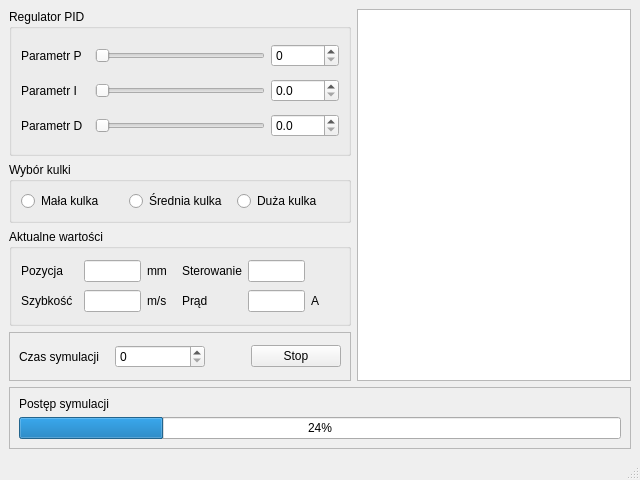
<?xml version="1.0" encoding="UTF-8"?>
<ui version="4.0">
 <class>MainWindow</class>
 <widget class="QMainWindow" name="MainWindow">
  <property name="geometry">
   <rect>
    <x>0</x>
    <y>0</y>
    <width>640</width>
    <height>480</height>
   </rect>
  </property>
  <property name="minimumSize">
   <size>
    <width>640</width>
    <height>480</height>
   </size>
  </property>
  <property name="windowTitle">
   <string>MainWindow</string>
  </property>
  <widget class="QWidget" name="centralwidget">
   <layout class="QGridLayout" name="gridLayout">
    <item row="0" column="0">
     <widget class="QGroupBox" name="groupBoxRegulatorPID">
      <property name="sizePolicy">
       <sizepolicy hsizetype="Preferred" vsizetype="Preferred">
        <horstretch>5</horstretch>
        <verstretch>3</verstretch>
       </sizepolicy>
      </property>
      <property name="title">
       <string>Regulator PID</string>
      </property>
      <layout class="QGridLayout" name="gridLayout_2">
       <item row="0" column="0">
        <widget class="QLabel" name="labelP">
         <property name="sizePolicy">
          <sizepolicy hsizetype="Preferred" vsizetype="Preferred">
           <horstretch>2</horstretch>
           <verstretch>0</verstretch>
          </sizepolicy>
         </property>
         <property name="text">
          <string>Parametr P</string>
         </property>
        </widget>
       </item>
       <item row="0" column="1">
        <widget class="QSlider" name="horizontalSliderP">
         <property name="sizePolicy">
          <sizepolicy hsizetype="Preferred" vsizetype="Fixed">
           <horstretch>5</horstretch>
           <verstretch>0</verstretch>
          </sizepolicy>
         </property>
         <property name="maximum">
          <number>100</number>
         </property>
         <property name="orientation">
          <enum>Qt::Horizontal</enum>
         </property>
        </widget>
       </item>
       <item row="0" column="2">
        <widget class="QDoubleSpinBox" name="doubleSpinBoxP">
         <property name="sizePolicy">
          <sizepolicy hsizetype="Preferred" vsizetype="Fixed">
           <horstretch>2</horstretch>
           <verstretch>0</verstretch>
          </sizepolicy>
         </property>
         <property name="decimals">
          <number>0</number>
         </property>
         <property name="maximum">
          <double>100.000000000000000</double>
         </property>
        </widget>
       </item>
       <item row="1" column="0">
        <widget class="QLabel" name="labelI">
         <property name="sizePolicy">
          <sizepolicy hsizetype="Preferred" vsizetype="Preferred">
           <horstretch>2</horstretch>
           <verstretch>0</verstretch>
          </sizepolicy>
         </property>
         <property name="text">
          <string>Parametr I </string>
         </property>
        </widget>
       </item>
       <item row="1" column="1">
        <widget class="QSlider" name="horizontalSliderI">
         <property name="sizePolicy">
          <sizepolicy hsizetype="Preferred" vsizetype="Fixed">
           <horstretch>5</horstretch>
           <verstretch>0</verstretch>
          </sizepolicy>
         </property>
         <property name="maximum">
          <number>200</number>
         </property>
         <property name="orientation">
          <enum>Qt::Horizontal</enum>
         </property>
        </widget>
       </item>
       <item row="1" column="2">
        <widget class="QDoubleSpinBox" name="doubleSpinBoxI">
         <property name="sizePolicy">
          <sizepolicy hsizetype="Minimum" vsizetype="Fixed">
           <horstretch>2</horstretch>
           <verstretch>0</verstretch>
          </sizepolicy>
         </property>
         <property name="minimumSize">
          <size>
           <width>50</width>
           <height>0</height>
          </size>
         </property>
         <property name="decimals">
          <number>1</number>
         </property>
         <property name="maximum">
          <double>20.000000000000000</double>
         </property>
        </widget>
       </item>
       <item row="2" column="0">
        <widget class="QLabel" name="labelD">
         <property name="sizePolicy">
          <sizepolicy hsizetype="Preferred" vsizetype="Preferred">
           <horstretch>2</horstretch>
           <verstretch>0</verstretch>
          </sizepolicy>
         </property>
         <property name="text">
          <string>Parametr D</string>
         </property>
        </widget>
       </item>
       <item row="2" column="1">
        <widget class="QSlider" name="horizontalSliderD">
         <property name="sizePolicy">
          <sizepolicy hsizetype="Expanding" vsizetype="Fixed">
           <horstretch>5</horstretch>
           <verstretch>0</verstretch>
          </sizepolicy>
         </property>
         <property name="maximum">
          <number>100</number>
         </property>
         <property name="pageStep">
          <number>10</number>
         </property>
         <property name="orientation">
          <enum>Qt::Horizontal</enum>
         </property>
        </widget>
       </item>
       <item row="2" column="2">
        <widget class="QDoubleSpinBox" name="doubleSpinBoxD">
         <property name="sizePolicy">
          <sizepolicy hsizetype="Minimum" vsizetype="Fixed">
           <horstretch>2</horstretch>
           <verstretch>0</verstretch>
          </sizepolicy>
         </property>
         <property name="decimals">
          <number>1</number>
         </property>
         <property name="maximum">
          <double>10.000000000000000</double>
         </property>
         <property name="singleStep">
          <double>0.100000000000000</double>
         </property>
        </widget>
       </item>
      </layout>
     </widget>
    </item>
    <item row="0" column="1" rowspan="4">
     <widget class="QGraphicsView" name="graphicsViewSymulacja">
      <property name="sizePolicy">
       <sizepolicy hsizetype="Expanding" vsizetype="Expanding">
        <horstretch>4</horstretch>
        <verstretch>0</verstretch>
       </sizepolicy>
      </property>
     </widget>
    </item>
    <item row="1" column="0">
     <widget class="QGroupBox" name="groupBoxWyborKulki">
      <property name="sizePolicy">
       <sizepolicy hsizetype="Preferred" vsizetype="Preferred">
        <horstretch>0</horstretch>
        <verstretch>1</verstretch>
       </sizepolicy>
      </property>
      <property name="title">
       <string>Wybór kulki</string>
      </property>
      <layout class="QGridLayout" name="gridLayout_3">
       <item row="0" column="0">
        <widget class="QRadioButton" name="radioButtonMalaKulka">
         <property name="text">
          <string>Mała kulka</string>
         </property>
        </widget>
       </item>
       <item row="0" column="1">
        <widget class="QRadioButton" name="radioButtonSredniaKulka">
         <property name="text">
          <string>Średnia kulka</string>
         </property>
        </widget>
       </item>
       <item row="0" column="2">
        <widget class="QRadioButton" name="radioButtonDuzaKulka">
         <property name="text">
          <string>Duża kulka</string>
         </property>
        </widget>
       </item>
      </layout>
     </widget>
    </item>
    <item row="2" column="0">
     <widget class="QGroupBox" name="groupBoxAktualneWartosci">
      <property name="sizePolicy">
       <sizepolicy hsizetype="Preferred" vsizetype="Preferred">
        <horstretch>0</horstretch>
        <verstretch>2</verstretch>
       </sizepolicy>
      </property>
      <property name="title">
       <string>Aktualne wartości</string>
      </property>
      <layout class="QGridLayout" name="gridLayout_4">
       <item row="1" column="3">
        <widget class="QLabel" name="labelSzybkosc_jednostka">
         <property name="sizePolicy">
          <sizepolicy hsizetype="Preferred" vsizetype="Preferred">
           <horstretch>1</horstretch>
           <verstretch>0</verstretch>
          </sizepolicy>
         </property>
         <property name="text">
          <string>m/s</string>
         </property>
        </widget>
       </item>
       <item row="0" column="6">
        <widget class="QLineEdit" name="lineEditSterowanie">
         <property name="sizePolicy">
          <sizepolicy hsizetype="Maximum" vsizetype="Fixed">
           <horstretch>2</horstretch>
           <verstretch>0</verstretch>
          </sizepolicy>
         </property>
        </widget>
       </item>
       <item row="0" column="5">
        <widget class="QLabel" name="labelSterowanie">
         <property name="sizePolicy">
          <sizepolicy hsizetype="Preferred" vsizetype="Preferred">
           <horstretch>2</horstretch>
           <verstretch>0</verstretch>
          </sizepolicy>
         </property>
         <property name="text">
          <string>Sterowanie</string>
         </property>
        </widget>
       </item>
       <item row="1" column="1">
        <widget class="QLabel" name="labelSzybkosc">
         <property name="sizePolicy">
          <sizepolicy hsizetype="Preferred" vsizetype="Preferred">
           <horstretch>2</horstretch>
           <verstretch>0</verstretch>
          </sizepolicy>
         </property>
         <property name="text">
          <string>Szybkość</string>
         </property>
        </widget>
       </item>
       <item row="0" column="2">
        <widget class="QLineEdit" name="lineEditPozycja">
         <property name="sizePolicy">
          <sizepolicy hsizetype="Expanding" vsizetype="Fixed">
           <horstretch>2</horstretch>
           <verstretch>0</verstretch>
          </sizepolicy>
         </property>
        </widget>
       </item>
       <item row="0" column="3">
        <widget class="QLabel" name="labelPozycja_jednostka">
         <property name="sizePolicy">
          <sizepolicy hsizetype="Preferred" vsizetype="Preferred">
           <horstretch>1</horstretch>
           <verstretch>0</verstretch>
          </sizepolicy>
         </property>
         <property name="text">
          <string>mm</string>
         </property>
        </widget>
       </item>
       <item row="0" column="1">
        <widget class="QLabel" name="labelPozycja">
         <property name="sizePolicy">
          <sizepolicy hsizetype="Preferred" vsizetype="Preferred">
           <horstretch>2</horstretch>
           <verstretch>0</verstretch>
          </sizepolicy>
         </property>
         <property name="text">
          <string>Pozycja</string>
         </property>
        </widget>
       </item>
       <item row="1" column="2">
        <widget class="QLineEdit" name="lineEditSzybkosc">
         <property name="sizePolicy">
          <sizepolicy hsizetype="Expanding" vsizetype="Fixed">
           <horstretch>2</horstretch>
           <verstretch>0</verstretch>
          </sizepolicy>
         </property>
        </widget>
       </item>
       <item row="1" column="7">
        <widget class="QLabel" name="labelPrad_jednostka">
         <property name="sizePolicy">
          <sizepolicy hsizetype="Preferred" vsizetype="Preferred">
           <horstretch>1</horstretch>
           <verstretch>0</verstretch>
          </sizepolicy>
         </property>
         <property name="text">
          <string>A</string>
         </property>
        </widget>
       </item>
       <item row="1" column="6">
        <widget class="QLineEdit" name="lineEditPrad">
         <property name="sizePolicy">
          <sizepolicy hsizetype="Preferred" vsizetype="Fixed">
           <horstretch>2</horstretch>
           <verstretch>0</verstretch>
          </sizepolicy>
         </property>
        </widget>
       </item>
       <item row="1" column="5">
        <widget class="QLabel" name="labelPrad">
         <property name="sizePolicy">
          <sizepolicy hsizetype="Preferred" vsizetype="Preferred">
           <horstretch>2</horstretch>
           <verstretch>0</verstretch>
          </sizepolicy>
         </property>
         <property name="text">
          <string>Prąd</string>
         </property>
        </widget>
       </item>
      </layout>
     </widget>
    </item>
    <item row="3" column="0">
     <widget class="QFrame" name="frameSymulacja">
      <property name="sizePolicy">
       <sizepolicy hsizetype="Preferred" vsizetype="Preferred">
        <horstretch>0</horstretch>
        <verstretch>1</verstretch>
       </sizepolicy>
      </property>
      <property name="frameShape">
       <enum>QFrame::StyledPanel</enum>
      </property>
      <property name="frameShadow">
       <enum>QFrame::Raised</enum>
      </property>
      <layout class="QGridLayout" name="gridLayout_5">
       <item row="0" column="0">
        <widget class="QLabel" name="labelCasSymulacji">
         <property name="sizePolicy">
          <sizepolicy hsizetype="Preferred" vsizetype="Preferred">
           <horstretch>2</horstretch>
           <verstretch>0</verstretch>
          </sizepolicy>
         </property>
         <property name="text">
          <string>Czas symulacji</string>
         </property>
        </widget>
       </item>
       <item row="0" column="1">
        <widget class="QSpinBox" name="spinBoxCzasSymulacji">
         <property name="sizePolicy">
          <sizepolicy hsizetype="Minimum" vsizetype="Fixed">
           <horstretch>2</horstretch>
           <verstretch>0</verstretch>
          </sizepolicy>
         </property>
        </widget>
       </item>
       <item row="0" column="2">
        <spacer name="horizontalSpacer">
         <property name="orientation">
          <enum>Qt::Horizontal</enum>
         </property>
         <property name="sizeHint" stdset="0">
          <size>
           <width>40</width>
           <height>20</height>
          </size>
         </property>
        </spacer>
       </item>
       <item row="0" column="3">
        <widget class="QPushButton" name="pushButtonStartStopSymulacji">
         <property name="sizePolicy">
          <sizepolicy hsizetype="Minimum" vsizetype="Fixed">
           <horstretch>2</horstretch>
           <verstretch>0</verstretch>
          </sizepolicy>
         </property>
         <property name="text">
          <string>Stop</string>
         </property>
        </widget>
       </item>
      </layout>
     </widget>
    </item>
    <item row="4" column="0" colspan="2">
     <widget class="QFrame" name="framePostpSymulacji">
      <property name="sizePolicy">
       <sizepolicy hsizetype="Preferred" vsizetype="Preferred">
        <horstretch>0</horstretch>
        <verstretch>1</verstretch>
       </sizepolicy>
      </property>
      <property name="frameShape">
       <enum>QFrame::StyledPanel</enum>
      </property>
      <property name="frameShadow">
       <enum>QFrame::Raised</enum>
      </property>
      <layout class="QGridLayout" name="gridLayout_6">
       <item row="0" column="0">
        <widget class="QLabel" name="label">
         <property name="text">
          <string>Postęp symulacji</string>
         </property>
        </widget>
       </item>
       <item row="1" column="0">
        <widget class="QProgressBar" name="progressBar">
         <property name="value">
          <number>24</number>
         </property>
        </widget>
       </item>
      </layout>
     </widget>
    </item>
   </layout>
  </widget>
  <widget class="QMenuBar" name="menubar">
   <property name="geometry">
    <rect>
     <x>0</x>
     <y>0</y>
     <width>640</width>
     <height>21</height>
    </rect>
   </property>
  </widget>
  <widget class="QStatusBar" name="statusbar"/>
 </widget>
 <resources/>
 <connections>
  <connection>
   <sender>horizontalSliderP</sender>
   <signal>valueChanged(int)</signal>
   <receiver>doubleSpinBoxP</receiver>
   <slot>stepUp()</slot>
   <hints>
    <hint type="sourcelabel">
     <x>179</x>
     <y>71</y>
    </hint>
    <hint type="destinationlabel">
     <x>306</x>
     <y>71</y>
    </hint>
   </hints>
  </connection>
  <connection>
   <sender>doubleSpinBoxP</sender>
   <signal>valueChanged(double)</signal>
   <receiver>horizontalSliderP</receiver>
   <slot>raise()</slot>
   <hints>
    <hint type="sourcelabel">
     <x>306</x>
     <y>71</y>
    </hint>
    <hint type="destinationlabel">
     <x>179</x>
     <y>71</y>
    </hint>
   </hints>
  </connection>
  <connection>
   <sender>horizontalSliderI</sender>
   <signal>valueChanged(int)</signal>
   <receiver>doubleSpinBoxI</receiver>
   <slot>stepUp()</slot>
   <hints>
    <hint type="sourcelabel">
     <x>234</x>
     <y>107</y>
    </hint>
    <hint type="destinationlabel">
     <x>293</x>
     <y>109</y>
    </hint>
   </hints>
  </connection>
  <connection>
   <sender>doubleSpinBoxI</sender>
   <signal>valueChanged(double)</signal>
   <receiver>horizontalSliderI</receiver>
   <slot>raise()</slot>
   <hints>
    <hint type="sourcelabel">
     <x>312</x>
     <y>107</y>
    </hint>
    <hint type="destinationlabel">
     <x>253</x>
     <y>109</y>
    </hint>
   </hints>
  </connection>
  <connection>
   <sender>horizontalSliderD</sender>
   <signal>valueChanged(int)</signal>
   <receiver>doubleSpinBoxD</receiver>
   <slot>stepUp()</slot>
   <hints>
    <hint type="sourcelabel">
     <x>260</x>
     <y>144</y>
    </hint>
    <hint type="destinationlabel">
     <x>290</x>
     <y>148</y>
    </hint>
   </hints>
  </connection>
  <connection>
   <sender>doubleSpinBoxD</sender>
   <signal>valueChanged(double)</signal>
   <receiver>horizontalSliderD</receiver>
   <slot>raise()</slot>
   <hints>
    <hint type="sourcelabel">
     <x>298</x>
     <y>139</y>
    </hint>
    <hint type="destinationlabel">
     <x>246</x>
     <y>143</y>
    </hint>
   </hints>
  </connection>
  <connection>
   <sender>spinBoxCzasSymulacji</sender>
   <signal>valueChanged(int)</signal>
   <receiver>progressBar</receiver>
   <slot>setMaximum(int)</slot>
   <hints>
    <hint type="sourcelabel">
     <x>168</x>
     <y>363</y>
    </hint>
    <hint type="destinationlabel">
     <x>174</x>
     <y>428</y>
    </hint>
   </hints>
  </connection>
 </connections>
</ui>
